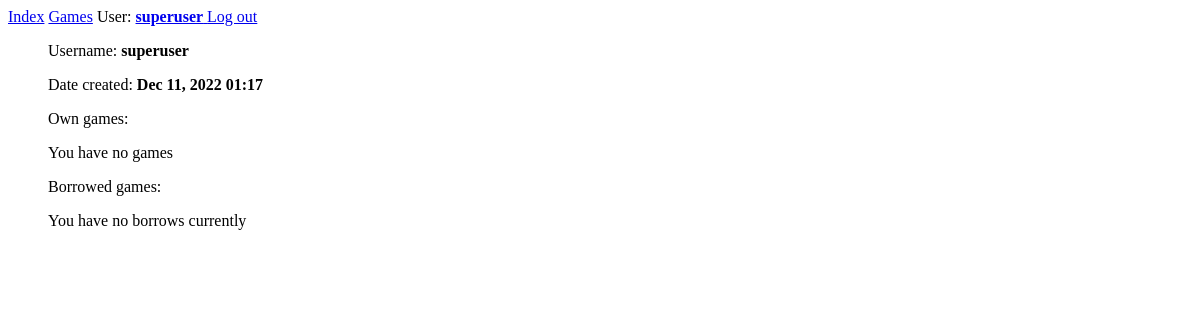
Page /accounts/profile/ (signed in) on the earlier database version.
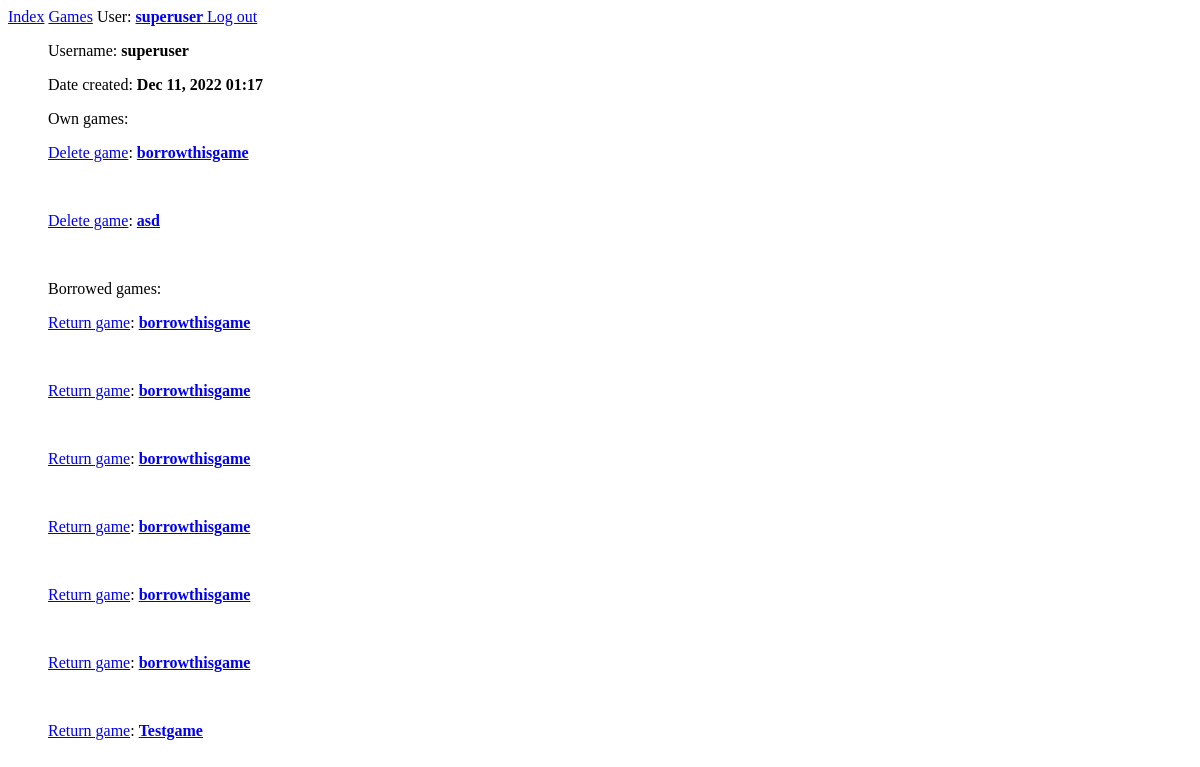
Same page on the later database version.
### gamers_app/models.py (models this page shows, shortened)
class Game(models.Model):
	owner = models.ForeignKey(User, on_delete = models.CASCADE, default = 3)
	name = models.CharField(max_length = 100)
	genre = models.CharField(max_length = 100)
	developer = models.CharField(max_length = 100)
	year_published = models.IntegerField(default = datetime.date.today().year)
	date_added = models.DateTimeField(auto_now_add = True)
	date_modified = models.DateTimeField(auto_now = True)

class Borrow(models.Model):
	game = models.ForeignKey(Game, on_delete = models.CASCADE)
	borrower = models.ForeignKey(User, on_delete = models.CASCADE, default = 3)
	currentstatus = models.BooleanField(default = False)
	notes = models.CharField(max_length = 400, blank = True)
	date_added = models.DateTimeField(auto_now_add = True)
	date_modified = models.DateTimeField(auto_now = True)

### gamers_app/views.py (the view)
# urls.py: path("accounts/profile/", views.profile, name = "profile"),
@login_required
def profile(request):
	userprofile = Profile.objects.filter(user = request.user)
	borrow = Borrow.objects.filter(borrower = request.user, currentstatus = True).order_by("-date_modified")
	games = Game.objects.filter(owner = request.user).order_by("id")
	context = {"userprofile":userprofile, "borrow":borrow, "games":games}
	return render(request, "gamers/profile.html", context)

### gamers_app/templates/gamers/profile.html
{% extends "gamers/base.html" %}
{% block content %}
<ul>Username: <b>{{ user.username }}</b> </ul>
<ul>Date created: <b> {{ user.date_joined|date:"M d, Y H:i" }} </b></ul>
<ul>Own games:
	{% for sg in games %}
		<p>
			<a href="{% url 'gamers:delete' sg.id %}">Delete game</a>:
			<a href="{%url 'gamers:gameborrow' sg.id%}"><b>{{ sg.name }}</b></a>
		</p><br>
	{% empty %}
		<p>You have no games</p>
	{% endfor %}
</ul>
<ul>Borrowed games:
	{% for sb in borrow %}
		<p>
			<a href="{% url 'gamers:edit_borrow' sb.id%}">Return game</a>:
			<a href="{%url 'gamers:gameborrow' sb.game.id%}"><b>{{ sb.game.name }}</b></a>
		</p><br>
	{% empty %}
		<p>You have no borrows currently</p>
	{% endfor %}
</ul>
{% endblock content %}

### gamers_app/templates/gamers/base.html (shortened to what this page needs)
<p>
	<a href="{% url 'gamers:index' %}">Index</a>
	<a href="{% url 'gamers:games' %}">Games</a>
	{% if user.is_authenticated %}
		User: <a href="{% url 'gamers:profile' %}"> <b>{{ user.username }}</b> </a>
		<a href="{% url 'users:logout' %}">Log out</a>
	{% else %}
		<a href="{% url 'users:register' %}">Register</a>
		<a href="{% url 'users:login' %}">Log in</a>
	{% endif %}
</p>
{% block content %}{% endblock content %}

Differences in the rows shown:
added Game: name "borrowthisgame"
added Game: name "asd"
added Borrow: game.name "borrowthisgame"
added Borrow: game.name "borrowthisgame"
added Borrow: game.name "borrowthisgame"
added Borrow: game.name "borrowthisgame"
added Borrow: game.name "borrowthisgame"
added Borrow: game.name "borrowthisgame"
added Borrow: game.name "Testgame"
Other differences:
text no longer shown: "You have no games You have no borrows currently"
